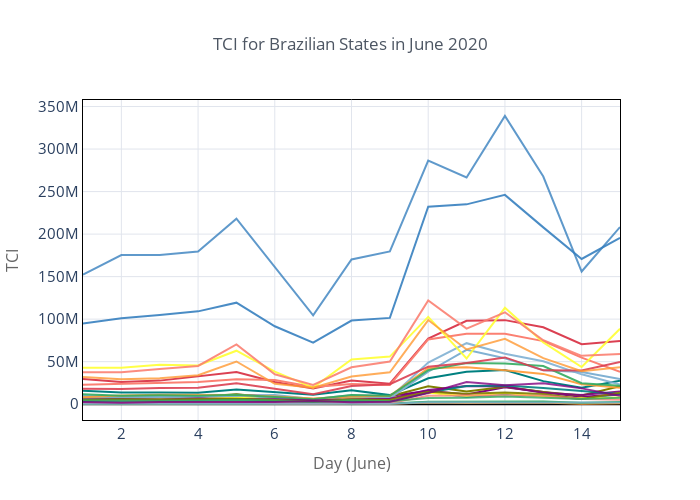

The code cell stored with this chart in its notebook:
### Code cell
df.pivot(columns='region_slug', index='day', values='sum_length').iplot(
    theme='custom',
    xTitle='Day (June)',
    yTitle='TCI',
    title='TCI for Brazilian States in June 2020',
    legend=False
)

### Figure 1 — Plotly figure (JSON) as saved in the notebook; plotly's stock layout.template omitted (floating-point values rounded to 4 significant figures)
{"data": [{"line": {"color": "rgba(255, 153, 51, 1.0)", "dash": "solid", "shape": "linear", "width": 2}, "mode": "lines", "name": "br_states_acre", "text": "", "type": "scatter", "x": [1, 2, 3, 4, 5, 6, 7, 8, 9, 10, 11, 12, 13, 14, 15], "y": [499326, 460599, 436859, 444246, 481576, 385670, 201626, 608979, 598603, 1987063, 1382553, 1766206, 2088661, 535050, 1030898]}, {"line": {"color": "rgba(55, 128, 191, 1.0)", "dash": "solid", "shape": "linear", "width": 2}, "mode": "lines", "name": "br_states_alagoas", "text": "", "type": "scatter", "x": [1, 2, 3, 4, 5, 6, 7, 8, 9, 10, 11, 12, 13, 14, 15], "y": [6493042, 5926476, 6043759, 5628358, 7524792, 3691272, 3640651, 7070068, 7603412, 14472179, 8338530, 12172269, 9567340, 6142232, 11621616]}, {"line": {"color": "rgba(50, 171, 96, 1.0)", "dash": "solid", "shape": "linear", "width": 2}, "mode": "lines", "name": "br_states_amapa", "text": "", "type": "scatter", "x": [1, 2, 3, 4, 5, 6, 7, 8, 9, 10, 11, 12, 13, 14, 15], "y": [493565, 531695, 624932, 586434, 655104, 524164, 391791, 671245, 693347, 2822236, 3203126, 3383602, 3152470, 1722029, 2447518]}, {"line": {"color": "rgba(128, 0, 128, 1.0)", "dash": "solid", "shape": "linear", "width": 2}, "mode": "lines", "name": "br_states_amazonas", "text": "", "type": "scatter", "x": [1, 2, 3, 4, 5, 6, 7, 8, 9, 10, 11, 12, 13, 14, 15], "y": [8237826, 9441494, 8675329, 8874588, 11132068, 9194847, 3736284, 9790292, 9702113, 15765662, 11286908, 19872133, 14243179, 8360824, 11880655]}, {"line": {"color": "rgba(219, 64, 82, 1.0)", "dash": "solid", "shape": "linear", "width": 2}, "mode": "lines", "name": "br_states_bahia", "text": "", "type": "scatter", "x": [1, 2, 3, 4, 5, 6, 7, 8, 9, 10, 11, 12, 13, 14, 15], "y": [29497432, 26043561, 27692815, 32472748, 37817470, 26085591, 18580919, 27709346, 24066411, 77112779, 98007984, 98831629, 90438285, 70428479, 74432734]}, {"line": {"color": "rgba(0, 128, 128, 1.0)", "dash": "solid", "shape": "linear", "width": 2}, "mode": "lines", "name": "br_states_ceara", "text": "", "type": "scatter", "x": [1, 2, 3, 4, 5, 6, 7, 8, 9, 10, 11, 12, 13, 14, 15], "y": [15666585, 13766096, 13833005, 13351227, 17302744, 13896348, 11006817, 16496351, 10656136, 30524881, 38246126, 40242869, 27110762, 19325021, 27494197]}, {"line": {"color": "rgba(255, 255, 51, 1.0)", "dash": "solid", "shape": "linear", "width": 2}, "mode": "lines", "name": "br_states_distrito_federal", "text": "", "type": "scatter", "x": [1, 2, 3, 4, 5, 6, 7, 8, 9, 10, 11, 12, 13, 14, 15], "y": [5806378, 5766888, 6108162, 6129340, 8812987, 5376110, 4032244, 7139999, 7143776, 13347573, 9641568, 13154348, 9118678, 7060605, 7757560]}, {"line": {"color": "rgba(128, 128, 0, 1.0)", "dash": "solid", "shape": "linear", "width": 2}, "mode": "lines", "name": "br_states_espirito_santo", "text": "", "type": "scatter", "x": [1, 2, 3, 4, 5, 6, 7, 8, 9, 10, 11, 12, 13, 14, 15], "y": [8356263, 8997656, 9669392, 8854139, 11661653, 7609907, 4737409, 9676746, 9204884, 20938748, 15052995, 20433591, 14209828, 10153754, 21045733]}, {"line": {"color": "rgba(251, 128, 114, 1.0)", "dash": "solid", "shape": "linear", "width": 2}, "mode": "lines", "name": "br_states_goias", "text": "", "type": "scatter", "x": [1, 2, 3, 4, 5, 6, 7, 8, 9, 10, 11, 12, 13, 14, 15], "y": [22960977, 23901489, 24185096, 25936376, 29406509, 28322434, 20077759, 23639871, 22486774, 76069017, 82777239, 82799578, 74171871, 54795614, 37969163]}, {"line": {"color": "rgba(128, 177, 211, 1.0)", "dash": "solid", "shape": "linear", "width": 2}, "mode": "lines", "name": "br_states_maranhao", "text": "", "type": "scatter", "x": [1, 2, 3, 4, 5, 6, 7, 8, 9, 10, 11, 12, 13, 14, 15], "y": [9567593, 9240524, 9372294, 8703021, 9982512, 10659153, 6209439, 10465772, 6922598, 38124924, 63900264, 53995972, 39970811, 37786762, 29627623]}, {"line": {"color": "rgba(128, 177, 211, 0.8999999999999999)", "dash": "solid", "shape": "linear", "width": 2}, "mode": "lines", "name": "br_states_mato_grosso", "text": "", "type": "scatter", "x": [1, 2, 3, 4, 5, 6, 7, 8, 9, 10, 11, 12, 13, 14, 15], "y": [7082599, 8115176, 8357369, 9176467, 10195121, 7560811, 5543805, 8987323, 7593693, 48854184, 71717771, 59329628, 50421208, 35075815, 23217803]}, {"line": {"color": "rgba(255, 153, 51, 0.8999999999999999)", "dash": "solid", "shape": "linear", "width": 2}, "mode": "lines", "name": "br_states_mato_grosso_do_sul", "text": "", "type": "scatter", "x": [1, 2, 3, 4, 5, 6, 7, 8, 9, 10, 11, 12, 13, 14, 15], "y": [8224535, 10284354, 11114889, 10588144, 10784275, 8890889, 6576069, 9074002, 9748763, 42351305, 43412593, 39890187, 35617968, 23561264, 19409607]}, {"line": {"color": "rgba(55, 128, 191, 0.8999999999999999)", "dash": "solid", "shape": "linear", "width": 2}, "mode": "lines", "name": "br_states_minas_gerais", "text": "", "type": "scatter", "x": [1, 2, 3, 4, 5, 6, 7, 8, 9, 10, 11, 12, 13, 14, 15], "y": [94832920, 101095661, 104829473, 109137440, 119375935, 91581240, 72419577, 98341095, 101438360, 232106658, 234964458, 246093474, 207894222, 170754019, 195591377]}, {"line": {"color": "rgba(50, 171, 96, 0.8999999999999999)", "dash": "solid", "shape": "linear", "width": 2}, "mode": "lines", "name": "br_states_para", "text": "", "type": "scatter", "x": [1, 2, 3, 4, 5, 6, 7, 8, 9, 10, 11, 12, 13, 14, 15], "y": [11665438, 9872506, 10410807, 10048510, 11099231, 8659036, 5673904, 10728275, 9818023, 40040032, 48291578, 47801971, 44769495, 24734989, 21653278]}, {"line": {"color": "rgba(128, 0, 128, 0.8999999999999999)", "dash": "solid", "shape": "linear", "width": 2}, "mode": "lines", "name": "br_states_paraiba", "text": "", "type": "scatter", "x": [1, 2, 3, 4, 5, 6, 7, 8, 9, 10, 11, 12, 13, 14, 15], "y": [5456655, 6118567, 5595335, 6700143, 6201894, 5888354, 4452812, 5926234, 6355743, 16584499, 21470351, 20662782, 13568495, 10662615, 14947746]}, {"line": {"color": "rgba(219, 64, 82, 0.8999999999999999)", "dash": "solid", "shape": "linear", "width": 2}, "mode": "lines", "name": "br_states_pernambuco", "text": "", "type": "scatter", "x": [1, 2, 3, 4, 5, 6, 7, 8, 9, 10, 11, 12, 13, 14, 15], "y": [18106319, 17790360, 19050695, 19197694, 24652030, 18507355, 11762788, 21343024, 23441991, 44104594, 48487217, 55003647, 39775248, 39504505, 49634838]}, {"line": {"color": "rgba(0, 128, 128, 0.8999999999999999)", "dash": "solid", "shape": "linear", "width": 2}, "mode": "lines", "name": "br_states_piaui", "text": "", "type": "scatter", "x": [1, 2, 3, 4, 5, 6, 7, 8, 9, 10, 11, 12, 13, 14, 15], "y": [3011322, 2646468, 2884312, 3309983, 3230589, 3317319, 2177048, 3291491, 2221881, 13647612, 21369765, 21887747, 19067267, 15337356, 11841885]}, {"line": {"color": "rgba(255, 255, 51, 0.8999999999999999)", "dash": "solid", "shape": "linear", "width": 2}, "mode": "lines", "name": "br_states_rio_de_janeiro", "text": "", "type": "scatter", "x": [1, 2, 3, 4, 5, 6, 7, 8, 9, 10, 11, 12, 13, 14, 15], "y": [42755495, 42863170, 46373639, 45541389, 62852300, 38253610, 19523289, 52653539, 55921417, 102670755, 53703731, 113308780, 72719093, 43723625, 88730255]}, {"line": {"color": "rgba(128, 128, 0, 0.8999999999999999)", "dash": "solid", "shape": "linear", "width": 2}, "mode": "lines", "name": "br_states_rio_grande_do_norte", "text": "", "type": "scatter", "x": [1, 2, 3, 4, 5, 6, 7, 8, 9, 10, 11, 12, 13, 14, 15], "y": [5118971, 5922659, 5443725, 5931536, 6509838, 5021634, 3218540, 5374806, 5009721, 14660353, 12337574, 13776022, 11902774, 6141597, 13306061]}, {"line": {"color": "rgba(251, 128, 114, 0.8999999999999999)", "dash": "solid", "shape": "linear", "width": 2}, "mode": "lines", "name": "br_states_rio_grande_do_sul", "text": "", "type": "scatter", "x": [1, 2, 3, 4, 5, 6, 7, 8, 9, 10, 11, 12, 13, 14, 15], "y": [37551625, 37674610, 41476680, 44924660, 70191379, 35122596, 22722312, 43423019, 50064995, 121979866, 88781272, 108056508, 75160682, 56871321, 59072520]}, {"line": {"color": "rgba(251, 128, 114, 0.7999999999999998)", "dash": "solid", "shape": "linear", "width": 2}, "mode": "lines", "name": "br_states_rondonia", "text": "", "type": "scatter", "x": [1, 2, 3, 4, 5, 6, 7, 8, 9, 10, 11, 12, 13, 14, 15], "y": [1428359, 1542542, 1651921, 1569676, 2124963, 1184939, 688145, 1233962, 1108413, 9977560, 10074559, 10625547, 9788635, 6067035, 5144408]}, {"line": {"color": "rgba(128, 177, 211, 0.7999999999999998)", "dash": "solid", "shape": "linear", "width": 2}, "mode": "lines", "name": "br_states_roraima", "text": "", "type": "scatter", "x": [1, 2, 3, 4, 5, 6, 7, 8, 9, 10, 11, 12, 13, 14, 15], "y": [636473, 632018, 643746, 633425, 640822, 500717, 344391, 669770, 590384, 2306821, 2428520, 2263515, 2024463, 1863648, 2058286]}, {"line": {"color": "rgba(255, 153, 51, 0.7999999999999998)", "dash": "solid", "shape": "linear", "width": 2}, "mode": "lines", "name": "br_states_santa_catarina", "text": "", "type": "scatter", "x": [1, 2, 3, 4, 5, 6, 7, 8, 9, 10, 11, 12, 13, 14, 15], "y": [31876640, 29328122, 30575538, 33959223, 50196800, 24000098, 19383237, 32492084, 37405236, 98915344, 64320019, 76817231, 54142335, 38654306, 43515764]}, {"line": {"color": "rgba(55, 128, 191, 0.7999999999999998)", "dash": "solid", "shape": "linear", "width": 2}, "mode": "lines", "name": "br_states_sao_paulo", "text": "", "type": "scatter", "x": [1, 2, 3, 4, 5, 6, 7, 8, 9, 10, 11, 12, 13, 14, 15], "y": [152392137, 175278709, 175520012, 179470655, 218120755, 160882988, 104435647, 170118078, 179697527, 286499177, 266596116, 338877670, 267710885, 155999410, 208311713]}, {"line": {"color": "rgba(50, 171, 96, 0.7999999999999998)", "dash": "solid", "shape": "linear", "width": 2}, "mode": "lines", "name": "br_states_sergipe", "text": "", "type": "scatter", "x": [1, 2, 3, 4, 5, 6, 7, 8, 9, 10, 11, 12, 13, 14, 15], "y": [4632926, 3905973, 3935785, 4356663, 5262033, 4219135, 2682523, 5018826, 3329885, 7153317, 7583401, 8917423, 7303674, 6012707, 7618602]}, {"line": {"color": "rgba(128, 0, 128, 0.7999999999999998)", "dash": "solid", "shape": "linear", "width": 2}, "mode": "lines", "name": "br_states_tocantins", "text": "", "type": "scatter", "x": [1, 2, 3, 4, 5, 6, 7, 8, 9, 10, 11, 12, 13, 14, 15], "y": [2469355, 1639255, 2429944, 2417440, 2977077, 2453953, 3705990, 2367585, 2892219, 13245576, 26069270, 22375640, 24670011, 18566549, 10021535]}], "layout": {"height": 500, "legend": {"bgcolor": "#FFFFFF", "bordercolor": "#444444", "borderwidth": 0, "font": {"size": 12}, "itemclick": "toggle", "itemdoubleclick": "toggleothers", "itemsizing": "trace", "traceorder": "normal"}, "paper_bgcolor": "#FFFFFF", "plot_bgcolor": "#FFFFFF", "showlegend": false, "title": {"font": {"color": "#4D5663", "size": 17}, "text": "TCI for Brazilian States in June 2020", "x": 0.5}, "width": 700, "xaxis": {"automargin": true, "gridcolor": "#E1E5ED", "linecolor": "#000000", "mirror": "ticks", "showline": true, "tickfont": {"size": 15}, "title": {"font": {"color": "#666666", "size": 16}, "text": "Day (June)"}, "zerolinecolor": "#000000", "zerolinewidth": 2}, "yaxis": {"automargin": true, "gridcolor": "#E1E5ED", "linecolor": "#000000", "mirror": "ticks", "showline": true, "tickfont": {"size": 15}, "title": {"font": {"color": "#666666", "size": 16}, "text": "TCI"}, "zerolinecolor": "#000000", "zerolinewidth": 2}}}
